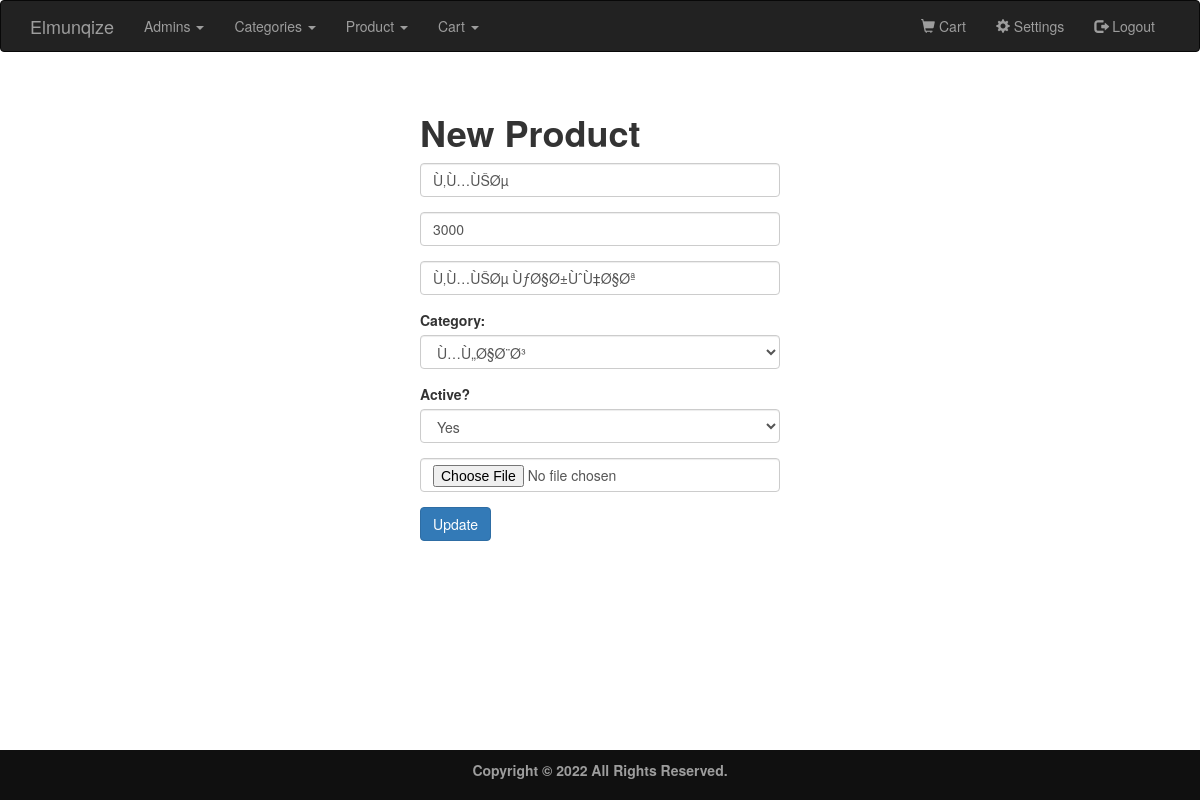
/Admin/Product/edit.php?id=17 (signed in), run on the app's committed database.
### tables this page shows
CREATE TABLE `product` (
  `id` int(11) NOT NULL,
  `name` varchar(255) NOT NULL,
  `description` varchar(255) NOT NULL,
  `price` int(11) NOT NULL,
  `pic` varchar(255) NOT NULL,
  `cat_id` int(11) NOT NULL,
  `active` varchar(3) NOT NULL
);

CREATE TABLE `category` (
  `id` int(11) NOT NULL,
  `name` varchar(50) NOT NULL,
  `active` varchar(3) NOT NULL,
  `description` text NOT NULL,
  `pic` varchar(255) NOT NULL
);

### Admin/Product/edit.php (the view, shortened to what this page needs)
<?php
require_once '../../Config\config.php';
require '../inc/header.php';
if (isset($_GET['id'])) {
    $id = $_GET['id'];
    $sql = mysqli_query($con, "SELECT * FROM product WHERE id='$id'");
    if (mysqli_num_rows($sql) == 1) {
        $row = mysqli_fetch_array($sql);
        $name = $row['name'];
        $description = $row['description'];
        $price = $row['price'];
        $cat_id = $row['cat_id'];
        $active = $row['active'];
    }
}
?>
<!DOCTYPE html>
<html>
<body>
    <div>
        <br><br>
        <div class="container">
            <div class="row">
                <div class="col-xs-4 col-xs-offset-4">
                    <h1><b>New Product</b></h1>
                    <form method="post" action="edit.php?id=<?php echo  $id ?>" enctype="multipart/form-data">
                        <div class="form-group">
                            <input type="text" class="form-control" name="name" placeholder="Name" required="true" value="<?php echo $name; ?> ">
                        </div>
                        <div class="form-group">
                            <input type="decimal" class="form-control" name="price" placeholder="price" required="true" value="<?php echo $price; ?> ">
                        </div>
                        <div class="form-group">
                            <input type="text" class="form-control" name="description" placeholder="description" required="true" value="<?php echo $description; ?> ">
                        </div>
                        <label for="active">Category:</label>
                        <div class="form-group">
                            <select class="form-control" name="cat_id">
                                <?php
                                $sql = mysqli_query($con, "SELECT * FROM category");
                                if (mysqli_num_rows($sql) > 0) {
                                    while ($row = mysqli_fetch_array($sql)) {
                                ?>
                                        <option value="<?php echo $row['id']; ?>" <?= $row['id'] == $cat_id  ? 'selected' : ''; ?>><?php echo $row['name']; ?></option>
                                <?php
                                    }
                                }
                                ?>
                            </select>
                        </div>
                        <label for="active">Active?</label>
                        <div class="form-group">
                            <select class="form-control" name="active">
                                <option value="yes" <?= $active == 'yes' ? 'selected' : ''; ?>>Yes</option>
                            </select>
                        </div>
                        <div class="form-group">
                            <input type="file" class="form-control" name="file" id="file">
                        </div>
                        <div class=" form-group">
                            <input type="submit" class="btn btn-primary" value="Update" name="Update">
                        </div>
                    </form>
                </div>
            </div>
        </div>
        <br><br><br><br><br><br>
        <?php include '../inc/footer.php'; ?>
</body>
</html>

### Assets/css/style.css (style rules this page uses)
html { min-height:100%; position:relative; }

### data on the page
product: name "Ù‚Ù…ÙŠØµ", price "3000", description "Ù‚Ù…ÙŠØµ ÙƒØ§Ø±ÙˆÙ‡Ø§Øª", cat_id "Ù…Ù„Ø§Ø¨Ø³", active "Yes"
